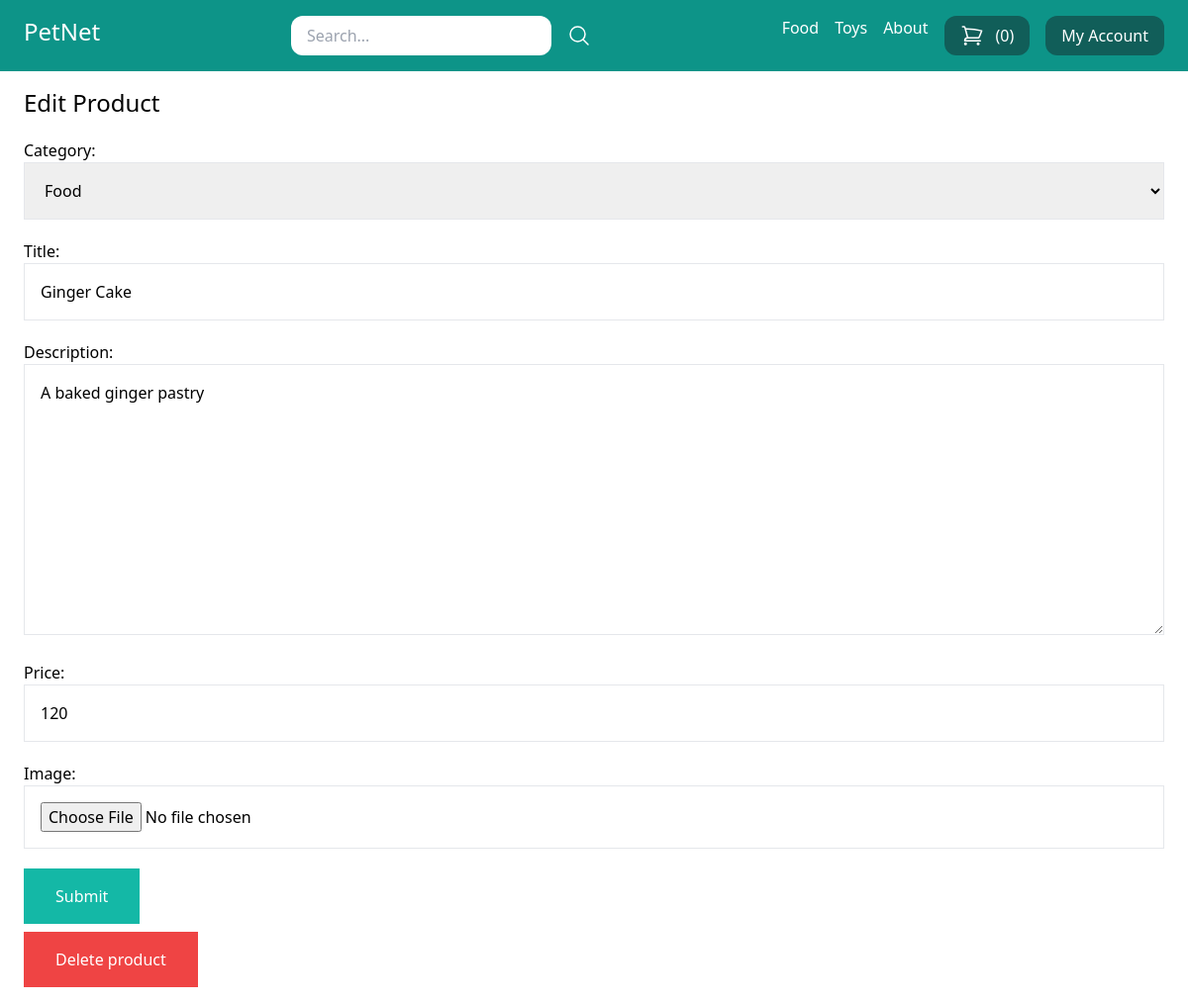
Screenshot of /my_store/edit_product/7/ (signed in) with the database file from the repository.
### store/models.py (models this page shows, shortened)
class Category(models.Model):
    title = models.CharField(max_length=50)
    slug = models.SlugField(max_length=50)
    class Meta:
        verbose_name_plural = 'Categories'
    def __str__(self):
        return self.title

class Product(models.Model):
    DRAFT = 'draft'
    WAITING_FOR_APPROVAL = 'waiting_for_approval'
    ACTIVE = 'active'
    DELETED = 'deleted'
    STATUS_CHOICES = (
        (DRAFT, 'Draft'),
        (WAITING_FOR_APPROVAL, 'Waiting for approval'),
        (ACTIVE, 'Active'),
        (DELETED, 'Deleted'),
    )
    user = models.ForeignKey(User, related_name='products', on_delete=models.CASCADE)
    category = models.ForeignKey(Category, related_name='products', on_delete=models.CASCADE)
    title = models.CharField(max_length=50)
    slug = models.SlugField(max_length=50)
    description = models.TextField(blank=True)
    price = models.IntegerField()
    image = models.ImageField(upload_to='uploads/product_images/', blank=True, null=True)
    thumbnail = models.ImageField(upload_to='uploads/product_images/product_thumbnails/', blank=True, null=True)
    created_at = models.DateTimeField(auto_now_add=True)
    updated_at = models.DateTimeField(auto_now=True)
    status = models.CharField(max_length=50, choices=STATUS_CHOICES, default=ACTIVE)
    class Meta:
        ordering = ('-created_at',)

### userprofile/views.py (the view)
# urls.py: path('my_store/edit_product/<int:pk>/', views.edit_product, name = 'edit_product'),
@login_required
def edit_product(request, pk):
    product = Product.objects.filter(user = request.user).get(pk = pk)
    if request.method == 'POST':
        form = ProductForm(request.POST, request.FILES, instance = product)
        if form.is_valid():
            form.save()
            messages.success(request, 'Product updated successfully')
            return redirect('my_store')
    else:
        form = ProductForm(instance = product)
    return render(request, 'userprofile/product_form.html',
                  {
                      'title': 'Edit Product',
                      'product': product,
                      'form': form,
                      }
                  )

### store/forms.py
class ProductForm(forms.ModelForm):
    class Meta:
        model = Product
        fields = ('category', 'title', 'description', 'price', 'image',)
        widgets = {
            'category': forms.Select(attrs = {
                'class': 'w-full p-4 border border-gray-200'
                }),
            'title': forms.TextInput(attrs = {
                'class': 'w-full p-4 border border-gray-200'
                }),
            'description': forms.Textarea(attrs = {
                'class': 'w-full p-4 border border-gray-200'
                }),
            'price': forms.NumberInput(attrs = {
                'class': 'w-full p-4 border border-gray-200'
                }),
            'image': forms.FileInput(attrs = {
                'class': 'w-full p-4 border border-gray-200'
                }),
        }

### store/cart.py (called while the page is built)
    def __len__(self):
        return sum(item['quantity'] for item in self.cart.values())

### store/context_processor.py (called while the page is built)
def cart(request):
    return {'cart': Cart(request)}

### store/templatetags/menu.py (called while the page is built)
@register.inclusion_tag('core/menu.html')
def menu():
    categories = Category.objects.all()
    context = {
        'categories': categories
    }
    return context

### userprofile/templates/userprofile/product_form.html (shortened to what this page needs)
{% extends 'base.html' %}
{% block content %}
<h1 class="text-2xl">{{ title }}</h1>
<form method="POST" action="" enctype="multipart/form-data" class="space-y-5">
    {{ form.as_p }}
    <button class="py-4 px-8 bg-teal-500 text-white hover:bg-teal-800">Submit</button>
</form>
{% if title == 'Edit Product' %}
    <a href="{% url 'delete_product' product.id %}" class="mt-2 inline-block py-4 px-8 bg-red-500 hover:bg-red-800 text-white">Delete product</a>
{% endif %}
{% endblock content %}

### core/templates/core/menu.html
{% for category in categories %}
    <a href="{% url 'category_detail' category.slug %}" class="text-white">{{ category.title }}</a>
{% endfor %}
<a href="{% url 'core:about' %}" class="text-white">About</a>

### rows the page displays
Category: title "Food", title "Ginger Cake"
Category: title "Toys"
Product: category "Food", description "A baked ginger pastry", price "120"

### other values shown
{{ cart | length }} "0"
{{ title }} "Edit Product"
